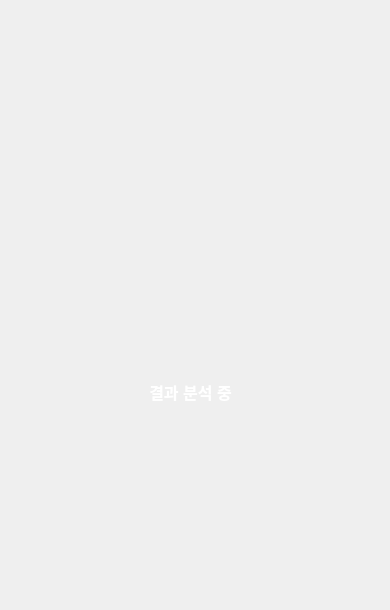
   <widget class="QWidget" name="page_12">
    <widget class="QLabel" name="label_loading">
     <property name="geometry">
      <rect>
       <x>125</x>
       <y>210</y>
       <width>131</width>
       <height>131</height>
      </rect>
     </property>
     <property name="sizePolicy">
      <sizepolicy hsizetype="Fixed" vsizetype="Fixed">
       <horstretch>0</horstretch>
       <verstretch>0</verstretch>
      </sizepolicy>
     </property>
     <property name="text">
      <string/>
     </property>
    </widget>
    <widget class="QLabel" name="label_25">
     <property name="geometry">
      <rect>
       <x>0</x>
       <y>0</y>
       <width>381</width>
       <height>601</height>
      </rect>
     </property>
     <property name="text">
      <string/>
     </property>
     <property name="pixmap">
      <pixmap resource="resources.qrc">:/new/prefix1/resources/background-min.jpg</pixmap>
     </property>
     <property name="scaledContents">
      <bool>true</bool>
     </property>
    </widget>
    <widget class="QLabel" name="label_TextLoading">
     <property name="geometry">
      <rect>
       <x>125</x>
       <y>366</y>
       <width>131</width>
       <height>51</height>
      </rect>
     </property>
     <property name="font">
      <font>
       <pointsize>12</pointsize>
       <bold>true</bold>
      </font>
     </property>
     <property name="styleSheet">
      <string notr="true">color: white;</string>
     </property>
     <property name="text">
      <string>결과 분석 중</string>
     </property>
     <property name="alignment">
      <set>Qt::AlignCenter</set>
     </property>
    </widget>
    <zorder>label_25</zorder>
    <zorder>label_loading</zorder>
    <zorder>label_TextLoading</zorder>
   </widget>
